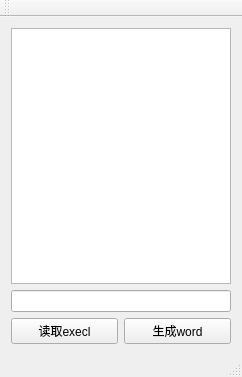
<?xml version="1.0" encoding="UTF-8"?>
<ui version="4.0">
 <class>MainWindow</class>
 <widget class="QMainWindow" name="MainWindow">
  <property name="geometry">
   <rect>
    <x>0</x>
    <y>0</y>
    <width>242</width>
    <height>377</height>
   </rect>
  </property>
  <property name="windowTitle">
   <string>MainWindow</string>
  </property>
  <widget class="QWidget" name="centralWidget">
   <layout class="QVBoxLayout" name="verticalLayout">
    <item>
     <widget class="QListView" name="fileList"/>
    </item>
    <item>
     <widget class="QLineEdit" name="lineEdit"/>
    </item>
    <item>
     <layout class="QHBoxLayout" name="horizontalLayout">
      <item>
       <widget class="QPushButton" name="execlButton">
        <property name="text">
         <string>读取execl</string>
        </property>
       </widget>
      </item>
      <item>
       <widget class="QPushButton" name="wordButton">
        <property name="text">
         <string>生成word</string>
        </property>
       </widget>
      </item>
     </layout>
    </item>
   </layout>
  </widget>
  <widget class="QMenuBar" name="menuBar">
   <property name="geometry">
    <rect>
     <x>0</x>
     <y>0</y>
     <width>242</width>
     <height>23</height>
    </rect>
   </property>
  </widget>
  <widget class="QToolBar" name="mainToolBar">
   <attribute name="toolBarArea">
    <enum>TopToolBarArea</enum>
   </attribute>
   <attribute name="toolBarBreak">
    <bool>false</bool>
   </attribute>
  </widget>
  <widget class="QStatusBar" name="statusBar"/>
 </widget>
 <layoutdefault spacing="6" margin="11"/>
 <resources/>
 <connections/>
</ui>
